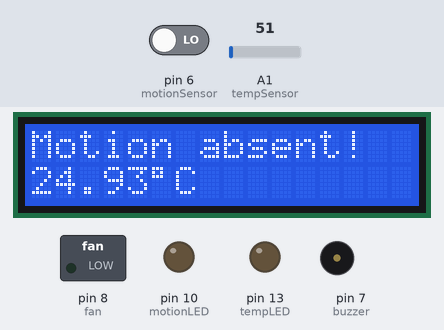
Recording of a sketch running on a simulated Arduino Uno, built with avr-gcc and run on an emulated ATmega328P. On the bench: 16×2 character LCD, switched loads named in the sketch (green lamp = pin HIGH), output pins drawn as LEDs (lit = HIGH), buzzer (waves = sounding, pin HIGH). Inputs (shaded band) come from the test bench; at power-on: A1 (tempSensor) = 51, pin 6 (motionSensor) LOW. What the sketch prints to the serial monitor is not drawn.

Above: at 1.7 s.
1.8 s: A1 (tempSensor) set to 69
At 7.0 s:
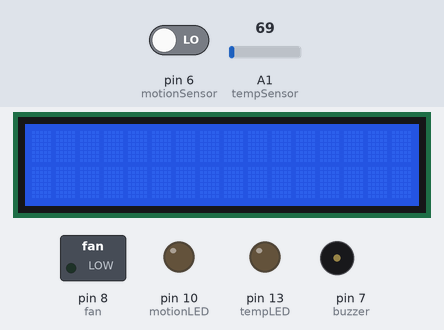
10.0 s: pin 6 (motionSensor) driven HIGH
At 15.2 s:
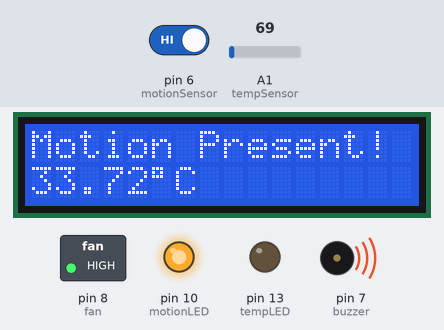
18.6 s: A1 (tempSensor) set to 61
At 20.4 s:
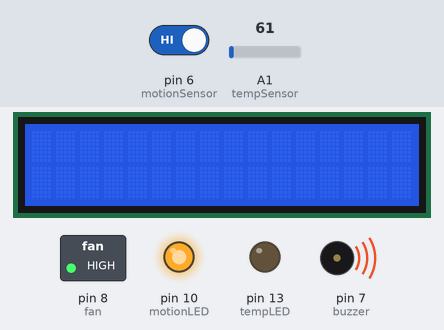
25.1 s: pin 6 (motionSensor) driven LOW
At 26.1 s:
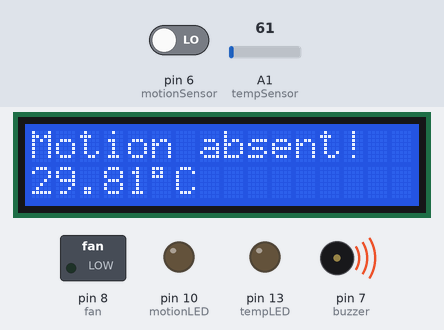
33.7 s: A1 (tempSensor) set to 71
At 36.5 s:
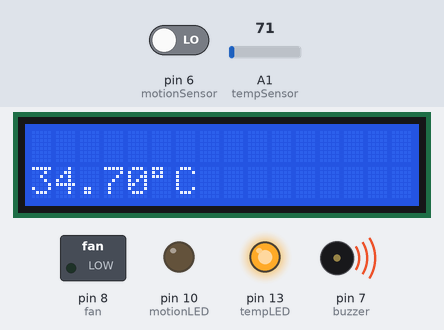
Timing chart, 0 to 38.1 s (numbered marks = the images above; inputs shaded):
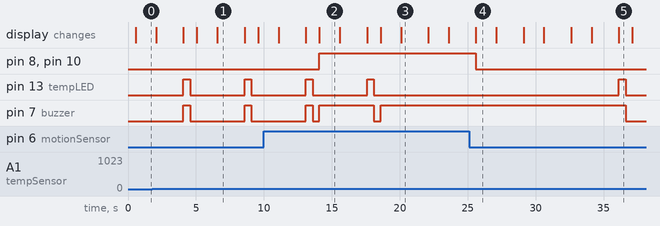

The sketch:

TempSensorandMotionSensor.ino
```cpp
/*
 Name:		TempSensorandMotionSensor.ino
 Created:	2/1/2018 7:59:19 PM
 Author:	Jcardif
*/

// include the library code:
#include <LiquidCrystal.h>


// initialize the library by associating any needed LCD interface pin with the arduino pin number it is connected to
const int rs = 12, en = 11, d4 = 5, d5 = 4, d6 = 3, d7 = 2;
LiquidCrystal lcd(rs, en, d4, d5, d6, d7);


//Assigning the analog pins
const int tempSensor = A1;

//Assigning digital pins
const int buzzer = 7;
const int fan = 8;
const int motionLED = 10;
const int motionSensor = 6;
const int tempLED = 13;


//declare all other variables
float tempValue;
float vout;
int motionValue ;

// the setup function runs once when you press reset or power the board
void setup()
{
	pinMode(tempSensor, INPUT);
	pinMode(buzzer, OUTPUT);
	pinMode(motionSensor, INPUT);
	pinMode(fan, OUTPUT);
	pinMode(motionLED, OUTPUT);
	pinMode(tempLED, OUTPUT);
	Serial.begin(9600);
	delay(500);

	// set up the LCD's number of columns and rows:
	lcd.begin(16, 2);
}

// the loop function runs over and over again until power down or reset
void loop()
{
	vout = analogRead(tempSensor);
	motionValue = digitalRead(motionSensor);
	tempValue = (vout * 500) / 1023; // Storing value in Degree Celsius

	lcd.setCursor(0, 1);
	lcd.print(tempValue);
	lcd.print(char(223));
	lcd.print("C");

	if (tempValue>30)
	{
		digitalWrite(buzzer, HIGH);
		digitalWrite(tempLED, HIGH);
		delay(500);
		digitalWrite(buzzer, LOW);
		digitalWrite(tempLED, LOW);
		delay(500);
	}
	if (motionValue != 0)
	{
		digitalWrite(motionLED, HIGH);
		digitalWrite(fan, HIGH);
		if ( motionValue != 0 && tempValue>20)
		{
			digitalWrite(buzzer, HIGH);
			//delay(100);
		}
		lcd.setCursor(0, 0);
		lcd.print("Motion Present!");
		delay(1500);
		lcd.clear();
	}
	else if (motionValue == 0)
	{
		digitalWrite(motionLED, LOW);
		digitalWrite(fan, LOW);
		if (motionValue != 0 && tempValue>20)
		{
			digitalWrite(buzzer, LOW);

		}
		lcd.setCursor(0, 0);
		lcd.print("Motion absent!");
		delay(1500);
		lcd.clear();
	}

	Serial.print("in DegreeC=");
	Serial.print("\t");
	Serial.print(tempValue);
	Serial.println();
	delay(1000);

	Serial.print(motionValue);
	Serial.println();
	delay(1000); //Delay of 1 second for ease of viewing

}
```

Measured:
- the behaviour switches between 61 and 62 on A1 (tempSensor) (found by bisection; images 0 and 1)
- after the input at 1.8 s, pin 13 (tempLED), pin 7 (buzzer): alternates HIGH for 0.50 s and LOW for 4.0 s, starting after 2.3 s; the display: first differs from a run without the input after 2.3 s (image 1 shows a later state)
- after the input at 10.0 s, pin 8 (fan), pin 10 (motionLED): LOW → HIGH after 4.1 s; the display: first differs from a run without the input after 4.1 s (image 2)
- after the input at 18.6 s, pin 13 (tempLED): stays LOW (without the input it goes to HIGH after 3.5 s); pin 7 (buzzer): stays HIGH (without the input it goes to LOW after 4.0 s)
- after the input at 25.1 s, pin 8 (fan), pin 10 (motionLED): HIGH → LOW after 0.50 s; the display: changes after 0.50 s (image 4)
- after the input at 33.7 s, pin 13 (tempLED): LOW → HIGH after 2.4 s, → LOW 0.50 s later; pin 7 (buzzer): HIGH → LOW after 2.9 s; the display: first differs from a run without the input after 2.4 s (image 5)
- what the display in image 1 shows lasts 2.0 s, from 6.6 s to 8.6 s
